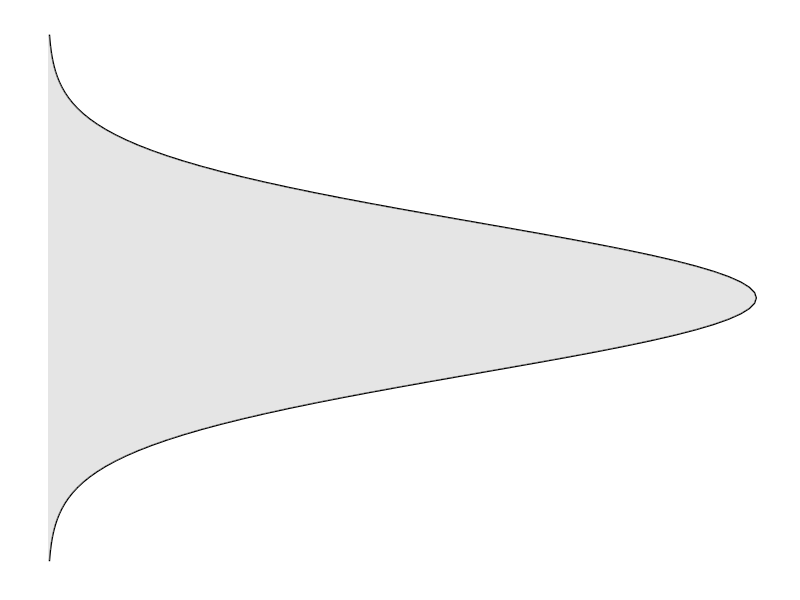
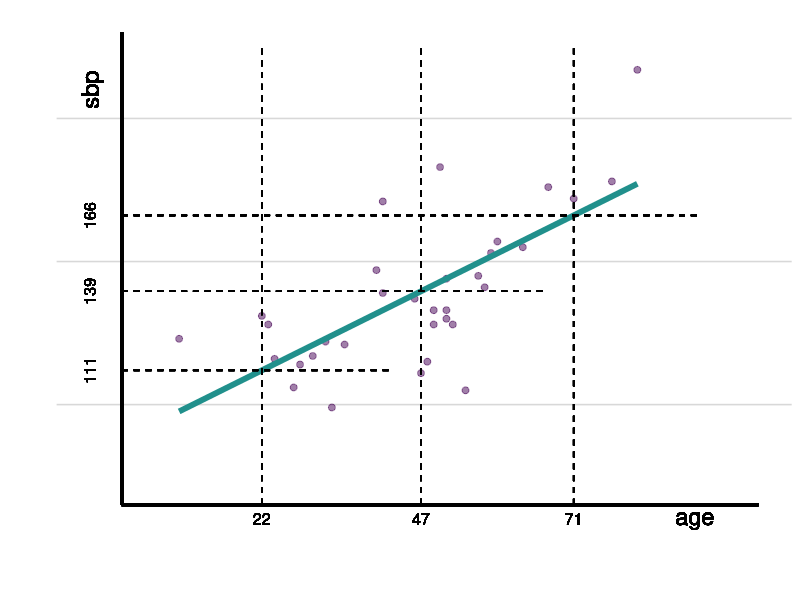
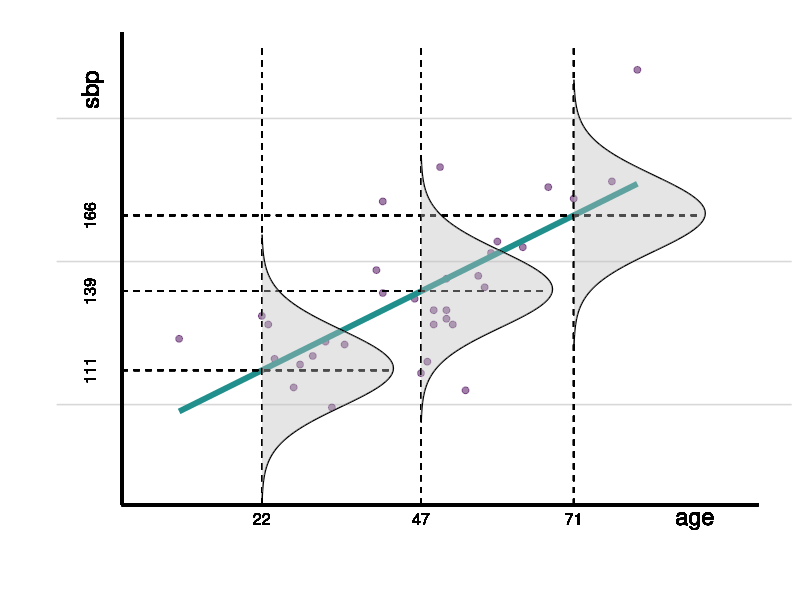

Generate these figures, in order, with R: (Note: this script raises an error after producing the figures.)
library(ggplot2)
library(ggthemes)
library(ggpubr)

# our color scale for the book
cols = viridisLite::viridis(3)
liniendicke = 0.75
achsendicke = 1

# dat represents the data of american.woman
# x = age
# y = blood pressure
dat <- data.frame(x=c(22,41,52,23,41,54,24,46,56,27,47,57,28,48,58,9,49,59,30,49,63,32,50,67,33,51,71,35,51,77,40,51,81),
                  y=c(131,139,128,128,171,105,116,137,145,106,111,141,114,115,153,123,133,157,117,128,155,122,183,176,99,130,172,121,133,178,147,144,217))

# fit linear regression model 
fit = lm(y ~ x, data=dat)
summary(fit)
# Coefficients:
#   Estimate Std. Error t value Pr(>|t|)    
# (Intercept)   87.671     10.076   8.701 7.97e-10 ***
#   x           1.105      0.206    5.364 7.56e-06 ***
#   ---
#   Signif. codes:  0 '***' 0.001 '**' 0.01 '*' 0.05 '.' 0.1 ' ' 1
# 
# Residual standard error: 19.28 on 31 degrees of freedom


# get residuals - that is response minus fitted valus
dat$res <- residuals(lm(y ~ x, data=dat)) 

# select 3 women
select = c(1,11,27)
selected_women = dat[select,]
#display ages of selected women
selected_women$x

# use our fitted model to predict blood pressure of the three selected women
pred = predict(fit, newdata = selected_women, se.fit = T)
# display fitted results
pred$fit
mean_woman1 = pred$fit[1]
mean_woman2 = pred$fit[2]
mean_woman3 = pred$fit[3]
sd_woman = pred$residual.scale  # standard deviation of prediction 


my_y_range = 50:200   # blood pressure range

# this is part of the calculation on which range the normal distribution graf is to be displayed 
distance_factor = 3.5    

# create a plot, which will later be included into the main plot of linear regression
# the plot contains the normal distribution graf for expected blood pressure
# this graf is the same for each selected woman, with different mean values, therefor just
# the plot for the first woman is created and will also be used for the other selected women

# first woman
density_woman1 = dnorm(my_y_range, mean = mean_woman1, sd = sd_woman)

xmin = mean_woman1 - sd_woman * distance_factor  
xmax = mean_woman1 + sd_woman * distance_factor

p_w1 = ggplot(dat,aes(x=x, y=y)) + 
  xlim(c(xmin,xmax)) +
  stat_function(fun = dnorm, n = 101, args = list(mean = mean_woman1, sd = sd_woman)) +
  # shading region under function curve
  stat_function(fun = dnorm, n = 101, geom = "area", fill = "gray", alpha = 0.4,
              args = list(mean = mean_woman1, sd = sd_woman)) +
  rotate() +
  theme_transparent()
p_w1   

# transform plot into graphical object called a "grop" in Grid terminology
p_w1_grob <- ggplotGrob(p_w1)

# create plot containing data points and regression line
p = ggplot(dat,aes(x=x, y=y)) + 
  geom_point(size=2, colour=cols[1], alpha=0.5) + 
  # plot regression line
  #geom_abline(intercept = 87.6, slope=1.105, colour=cols[2], alpha=0.5, size=2) 
  geom_smooth(method="lm", colour=cols[2], alpha=0.5, size=2, fill=NA) +
  ylab("") +
  xlab("") +
  scale_y_continuous(breaks = NULL) +  # hide axis scaling
  scale_x_continuous(breaks = NULL) +
  xlim(c(-5,100)) +   # range for x-axis
  ylim(c(60,230)) +   # range for y-axis
  geom_segment(aes(x = 0, y = 65, xend = 0, yend = 230),    # y-axis
               size = achsendicke) +
  geom_segment(aes(x = 0, y = 65, xend = 100, yend = 65),   # x-axis
               size = achsendicke) +
  geom_text(x=90, y=61, label= "age",                       # label for x-axis
            size=6, angle = 0) +  
  geom_text(x=-5, y=210, label= "sbp",                      # label for y-axis
            size=6, angle = 90) +      
  geom_segment(aes(x = selected_women$x[1], y = 65, 
                xend = selected_women$x[1], yend = 225),    # vertical dashed line 
                size = 0.5, linetype="dashed" ) +
  geom_text(x=selected_women$x[1], y=60,                    # age label of dashed line
            size=4, label=selected_women$x[1]) + 
  geom_segment(aes(x = selected_women$x[2], y = 65, 
                xend = selected_women$x[2], yend = 225),    # vertical dashed line 
                size = 0.5, linetype="dashed" ) +
  geom_text(x=selected_women$x[2], y=60,                    # age label of dashed line
            size=4, label=selected_women$x[2]) + 
  geom_segment(aes(x = selected_women$x[3], y = 65, 
                xend = selected_women$x[3], yend = 225),    # vertical dashed line 
                size = 0.5, linetype="dashed" ) +
  geom_text(x=selected_women$x[3], y=60,                    # age label of dashed line
            size=4, label=selected_women$x[3]) + 
  geom_segment(aes(x = 0, y = mean_woman1,                  # horizontal dashed line 
                   xend = 42, yend = mean_woman1),    
               size = 0.5, linetype="dashed" ) +
  geom_text(x=-5, y=mean_woman1, size=4,                    # sbp label of dashed line
            label=as.integer(mean_woman1), angle = 90) +
  geom_segment(aes(x = 0, y = mean_woman2,                  # horizontal dashed line 
                  xend = 67, yend = mean_woman2),    
              size = 0.5, linetype="dashed" ) +
  geom_text(x=-5, y=mean_woman2, size=4,                    # sbp label of dashed line
            label=as.integer(mean_woman2), angle = 90) +
  geom_segment(aes(x = 0, y = mean_woman3,                  # horizontal dashed line 
                   xend = 91, yend = mean_woman3),    
               size = 0.5, linetype="dashed" ) +
  geom_text(x=-5, y=mean_woman3, size=4,                    # sbp label of dashed line
            label=as.integer(mean_woman3), angle = 90) +
  theme_transparent() +
  theme_hc(base_size = 30) 
p

# insert grobs into main plot
xmin_offset = -3
xmax_offset = 23
ymin_offset = -55
ymax_offset = 55
p + annotation_custom(grob = p_w1_grob, 
                       xmin = selected_women$x[1] + xmin_offset, 
                       xmax = selected_women$x[1] + xmax_offset, 
                       ymin = mean_woman1 + ymin_offset, 
                       ymax = mean_woman1 + ymax_offset) +
    annotation_custom(grob = p_w1_grob, 
                       xmin = selected_women$x[2] + xmin_offset, 
                       xmax = selected_women$x[2] + xmax_offset, 
                       ymin = mean_woman2 + ymin_offset, 
                       ymax = mean_woman2 + ymax_offset) + 
    annotation_custom(grob = p_w1_grob, 
                    xmin = selected_women$x[3] + xmin_offset, 
                    xmax = selected_women$x[3] + xmax_offset, 
                    ymin = mean_woman3 + ymin_offset, 
                    ymax = mean_woman3 + ymax_offset)  

#save as pdf (with scale you change the thickness of lines, width=8.5cm is half a page width in the book)
ggsave(filename = "./figur 4.7.pdf",
       p1, width = 8.5, height = 7, units = "cm", scale = 1.5)
